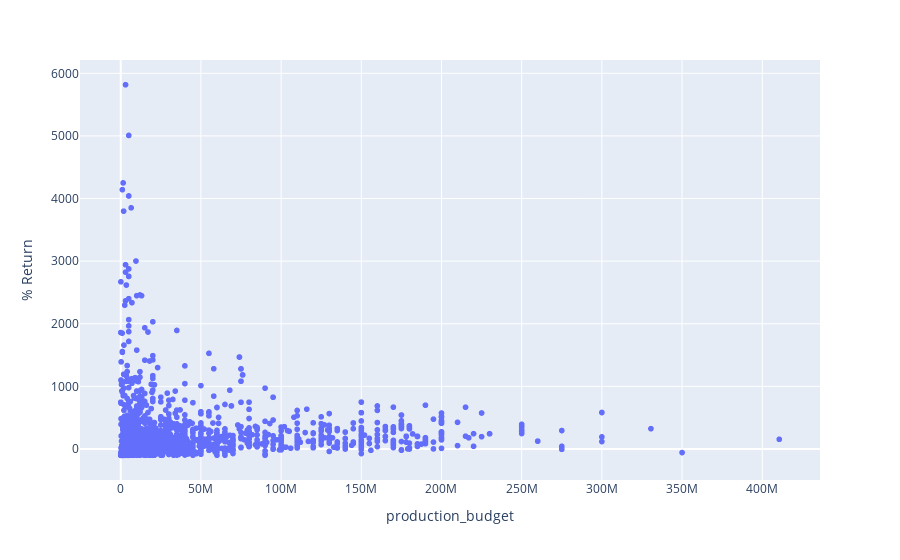

Here is the notebook cell this chart was saved with:
### Code cell
# It appears we have an some outliers ruining our graph. Let's drop those entries
Question3DF.drop(Question3DF.loc[Question3DF['primary_title'] == 'The Gallows'].index, inplace= True)
Question3DF.drop(Question3DF.loc[Question3DF['primary_title'] == 'The Devil Inside'].index, inplace= True)
px.scatter(Question3DF, x = 'production_budget', y = '% Return',hover_name='primary_title')

### Figure 1 — Plotly figure (JSON) as saved in the notebook; plotly's stock layout.template omitted (floating-point values rounded to 4 significant figures; data arrays with more than 128 entries replaced by an {"elided": "..."} marker saying what was removed)
{"data": [{"hovertemplate": "<b>%{hovertext}</b><br><br>production_budget=%{x}<br>% Return=%{y}<extra></extra>", "hovertext": {"elided": "1649 str values"}, "legendgroup": "", "marker": {"color": "#636efa", "symbol": "circle"}, "mode": "markers", "name": "", "showlegend": false, "type": "scattergl", "x": {"elided": "1649 int values"}, "xaxis": "x", "y": {"elided": "1649 float values"}, "yaxis": "y"}], "layout": {"legend": {"tracegroupgap": 0}, "margin": {"t": 60}, "xaxis": {"anchor": "y", "domain": [0, 1], "title": {"text": "production_budget"}}, "yaxis": {"anchor": "x", "domain": [0, 1], "title": {"text": "% Return"}}}}
